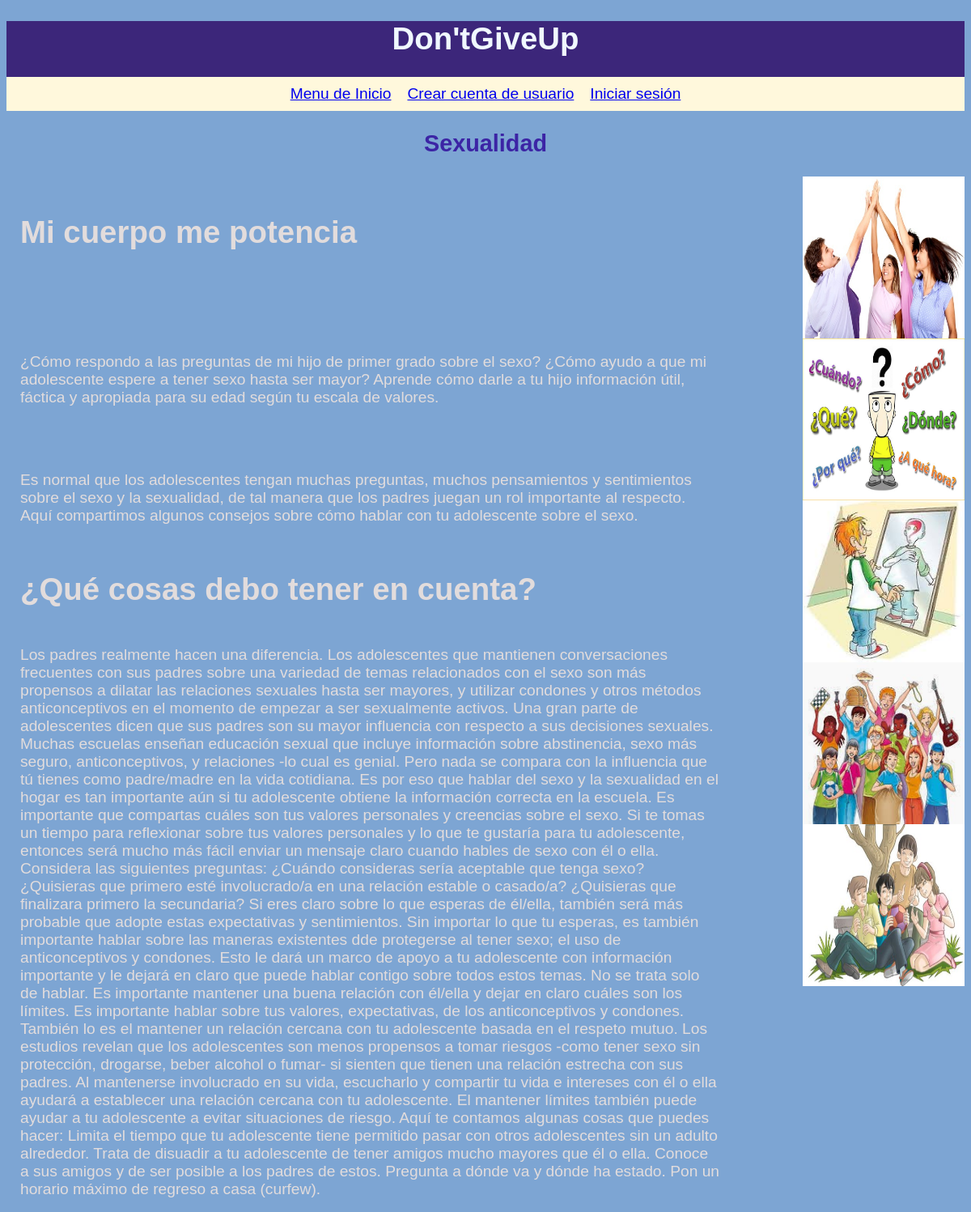
The app's page /Sexualidad.php with its own data.
### tables this page shows
CREATE TABLE `sexualidad` (
  `id` int(11) NOT NULL,
  `titulo` varchar(500) NOT NULL,
  `contenido` text NOT NULL
);

### Sexualidad.php (the view, shortened to what this page needs)
<?php
include 'config.php';
$db = new PDO("mysql:host=$direccion;dbname=$bd;charset=utf8mb4", $usuario, $pass);
$stmt=$db ->query("SELECT * FROM sexualidad");
$guia =$stmt->fetchAll();
?>
<!DOCTYPE html>
<html lang="en">
<head>
    <link rel="stylesheet" href="style.css">
</head>
<body>
    <?php include 'cabecera.php' ?>
    <h2>Sexualidad</h2>
    <?php include 'ilustraciones.php' ?>
    <div id="tabla">
        <table>
            <tr>
                <th></th>
            </tr>
        <?php foreach($guia as $g) { ?>
        <tr>
            <td><h1><?php echo $g["titulo"] ?></h1><br>
                <?php echo $g["contenido"] ?></td>
            </tr>
        <?php } ?>
        </table>
    </div>
</body>
</html>

### style.css (style rules this page uses)
body { background-color: rgb(125, 165, 211); font-family: arial; font-size: 1.2em; }
h1 { text-align: center; }
h2 { color: rgb(60, 36, 165); text-align: center; }
td { color: rgb(226, 220, 220); }
#tabla { width:900px; float: left; }
table { width: 100%; word-wrap: inherit; }
td { text-align: left; vertical-align: top; padding: 15px 15px 15px 15px; }
td, h1 { text-align: left; }

### records on screen
sexualidad: titulo "Mi cuerpo me potencia"
sexualidad: contenido "¿Cómo respondo a las preguntas de mi hijo de primer grado sobre el sexo? ¿Cómo ayudo a que mi adolescente espere a tener sexo hasta ser mayor? Aprende cómo darle a tu hijo información útil, fáctica y apropiada para su edad según tu escala de valores."
sexualidad: contenido "Es normal que los adolescentes tengan muchas preguntas, muchos pensamientos y sentimientos sobre el sexo y la sexualidad, de tal manera que los padres juegan un rol importante al respecto. Aquí compartimos algunos consejos sobre cómo hablar con tu adolescente sobre el sexo."
sexualidad: titulo "¿Qué cosas debo tener en cuenta?", contenido "Los padres realmente hacen una diferencia. Los adolescentes que mantienen conversaciones frecuentes con sus padres sobre una variedad de temas relacionados con el sexo son más propensos a dilatar las relaciones sexuales hasta ser mayores, y utilizar condones y otros métodos anticonceptivos en el momento de empezar a ser sexualmente activos. Una gran parte de adolescentes dicen que sus padres son su mayor influencia con respecto a sus decisiones sexuales. Muchas escuelas enseñan educación sexual que incluye información sobre abstinencia, sexo más seguro, anticonceptivos, y relaciones -lo cual es genial. Pero nada se compara con la influencia que tú tienes como padre/madre en la vida…"
